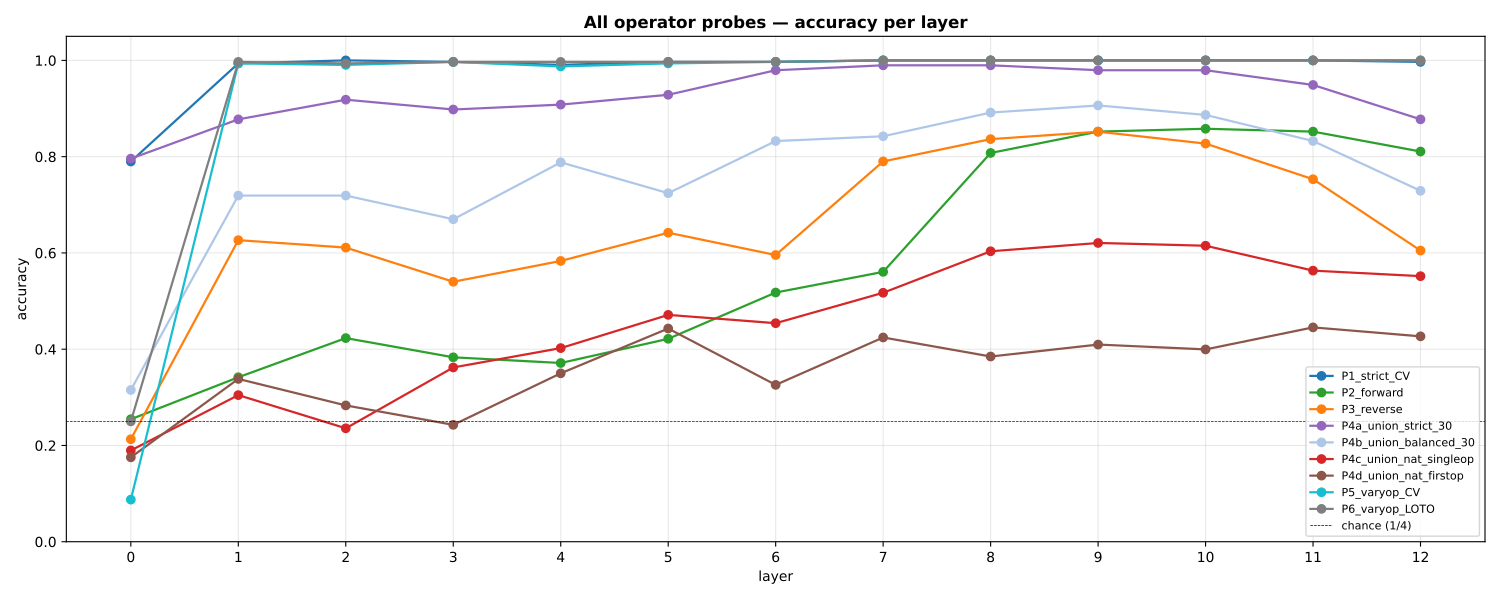

Recreate this plot in Python.
"""Comprehensive operator-probe slideshow.

Aggregates every operator-probe variant we've run on GSM8K and reports
per-layer accuracy, precision, recall, F1 (macro and per-class) and a
final comparison page across probes.

Probes covered:
  P1. Strict CF 4-class within-CV
  P2. Forward transfer: train strict → test cf_balanced
  P3. Reverse transfer: train cf_balanced → test strict
  P4. Union: train 70% strict ∪ 70% cf_balanced; test on:
        a) held-out strict 30%
        b) held-out cf_balanced 30%
        c) natural GSM8K single-op (N=174)
        d) natural GSM8K first-op (N=1289)
  P5. vary_operator within-CV
  P6. vary_operator LOTO
"""
from __future__ import annotations

import json
from pathlib import Path

import matplotlib.pyplot as plt
import numpy as np
import torch
from matplotlib.backends.backend_pdf import PdfPages
from sklearn.linear_model import RidgeClassifier
from sklearn.metrics import (accuracy_score, confusion_matrix, f1_score,
                              precision_score, recall_score)
from sklearn.model_selection import (LeaveOneGroupOut, StratifiedKFold,
                                      train_test_split)
from sklearn.preprocessing import StandardScaler

REPO = Path(__file__).resolve().parents[3]
PD = Path(__file__).resolve().parent
STRICT_COL = REPO / "visualizations-all" / "gpt2-gsm8k" / "counterfactuals" / "gsm8k_cf_op_strict_colon_acts.pt"
STRICT_CF = REPO.parent / "cf-datasets" / "gsm8k_cf_op_strict.json"
SVAMP_COL = REPO / "visualizations-all" / "gpt2" / "counterfactuals" / "cf_balanced_colon_acts.pt"
SVAMP_META = REPO / "visualizations-all" / "gpt2" / "counterfactuals" / "cf_balanced_colon_acts_meta.json"
VARY_OP_COL = REPO / "visualizations-all" / "gpt2-gsm8k" / "counterfactuals" / "gsm8k_vary_operator_colon_acts.pt"
VARY_OP_CF = REPO.parent / "cf-datasets" / "gsm8k_vary_operator.json"
NAT_COL = REPO / "experiments" / "computation_probes" / "gsm8k_colon_acts.pt"
NAT_META = REPO / "experiments" / "computation_probes" / "gsm8k_colon_acts_meta.json"
OUT_PDF = PD / "operator_probe_full_slideshow.pdf"
OUT_JSON = PD / "operator_probe_full_slideshow.json"

OP_NAMES = ["Addition", "Subtraction", "Multiplication", "Common-Division"]
op_to_int = {n: i for i, n in enumerate(OP_NAMES)}
SEED = 0


def metrics(y_true, y_pred):
    """Return dict with acc, macro-precision/recall/F1, per-class precision/recall/F1."""
    return {
        "acc": float(accuracy_score(y_true, y_pred)),
        "precision_macro": float(precision_score(y_true, y_pred, average="macro", zero_division=0)),
        "recall_macro":    float(recall_score(y_true, y_pred, average="macro", zero_division=0)),
        "f1_macro":        float(f1_score(y_true, y_pred, average="macro", zero_division=0)),
        "precision_per_class": precision_score(y_true, y_pred, average=None,
                                                labels=list(range(4)), zero_division=0).tolist(),
        "recall_per_class":    recall_score(y_true, y_pred, average=None,
                                             labels=list(range(4)), zero_division=0).tolist(),
        "f1_per_class":        f1_score(y_true, y_pred, average=None,
                                         labels=list(range(4)), zero_division=0).tolist(),
    }


def fit_predict_per_layer(X_tr, y_tr, X_te, y_te):
    """For each layer, fit a probe on train, predict test. Return list of
    metric dicts."""
    L = X_tr.shape[1]
    out = []
    for l in range(L):
        sc = StandardScaler().fit(X_tr[:, l, :])
        clf = RidgeClassifier(alpha=1.0, class_weight="balanced").fit(
            sc.transform(X_tr[:, l, :]), y_tr)
        ypred = clf.predict(sc.transform(X_te[:, l, :]))
        out.append(metrics(y_te, ypred))
    return out


def cv_metrics_per_layer(X, y, n_folds=5):
    """5-fold CV metrics per layer."""
    L = X.shape[1]
    out_layers = []
    skf = StratifiedKFold(n_splits=n_folds, shuffle=True, random_state=SEED)
    for l in range(L):
        accs, p_macros, r_macros, f1_macros = [], [], [], []
        p_per, r_per, f_per = [], [], []
        for tr, te in skf.split(X[:, l, :], y):
            sc = StandardScaler().fit(X[tr, l, :])
            clf = RidgeClassifier(alpha=1.0, class_weight="balanced").fit(
                sc.transform(X[tr, l, :]), y[tr])
            ypred = clf.predict(sc.transform(X[te, l, :]))
            m = metrics(y[te], ypred)
            accs.append(m["acc"])
            p_macros.append(m["precision_macro"])
            r_macros.append(m["recall_macro"])
            f1_macros.append(m["f1_macro"])
            p_per.append(m["precision_per_class"])
            r_per.append(m["recall_per_class"])
            f_per.append(m["f1_per_class"])
        out_layers.append({
            "acc": float(np.mean(accs)),
            "precision_macro": float(np.mean(p_macros)),
            "recall_macro":    float(np.mean(r_macros)),
            "f1_macro":        float(np.mean(f1_macros)),
            "precision_per_class": np.mean(p_per, axis=0).tolist(),
            "recall_per_class":    np.mean(r_per, axis=0).tolist(),
            "f1_per_class":        np.mean(f_per, axis=0).tolist(),
        })
    return out_layers


def loto_metrics_per_layer(X, y, groups):
    """LeaveOneGroupOut metrics per layer."""
    L = X.shape[1]
    out = []
    logo = LeaveOneGroupOut()
    for l in range(L):
        ytrue_all = []; ypred_all = []
        for tr, te in logo.split(X[:, l, :], y, groups):
            if len(np.unique(y[tr])) < 4: continue
            sc = StandardScaler().fit(X[tr, l, :])
            clf = RidgeClassifier(alpha=1.0, class_weight="balanced").fit(
                sc.transform(X[tr, l, :]), y[tr])
            ypred_all.append(clf.predict(sc.transform(X[te, l, :])))
            ytrue_all.append(y[te])
        if not ytrue_all:
            out.append(None); continue
        out.append(metrics(np.concatenate(ytrue_all), np.concatenate(ypred_all)))
    return out


def load_strict():
    X = torch.load(STRICT_COL, map_location="cpu", weights_only=True).float().numpy()
    rows = json.load(open(STRICT_CF))
    return X, np.array([op_to_int[r["type"]] for r in rows])


def load_svamp():
    X = torch.load(SVAMP_COL, map_location="cpu", weights_only=True).float().numpy()
    meta = json.load(open(SVAMP_META))
    types = ["Common-Division" if t == "Common-Divison" else t for t in meta["types"]]
    types = types[:X.shape[0]]
    keep = [i for i, t in enumerate(types) if t in op_to_int]
    return X[keep], np.array([op_to_int[types[i]] for i in keep])


def load_vary_op():
    X = torch.load(VARY_OP_COL, map_location="cpu", weights_only=True).float().numpy()
    rows = json.load(open(VARY_OP_CF))
    y = np.array([op_to_int[r["type"]] for r in rows])
    groups = np.array([r["template_id"] for r in rows])
    return X, y, groups


def load_natural():
    X = torch.load(NAT_COL, map_location="cpu", weights_only=True).float().numpy()
    meta = json.load(open(NAT_META))
    ops_used = meta.get("operators_used", [])[:X.shape[0]]
    keep_single = [i for i, ou in enumerate(ops_used) if isinstance(ou, list) and len(ou) == 1]
    keep_first = [i for i, ou in enumerate(ops_used)
                  if isinstance(ou, list) and len(ou) >= 1 and ou[0] in op_to_int]
    return (X[keep_single], np.array([op_to_int[ops_used[i][0]] for i in keep_single]),
            X[keep_first], np.array([op_to_int[ops_used[i][0]] for i in keep_first]))


def main():
    print("Loading...")
    Xs, ys = load_strict()
    Xb, yb = load_svamp()
    Xv, yv, gv = load_vary_op()
    Xn_single, yn_single, Xn_first, yn_first = load_natural()
    Lc = Xs.shape[1]

    print(f"strict: N={len(ys)}, balanced: N={len(yb)}, vary_op: N={len(yv)}")
    print(f"natural single-op: N={len(yn_single)}, first-op: N={len(yn_first)}")

    print("\nP1. Strict CF 5-fold CV per layer")
    P1 = cv_metrics_per_layer(Xs, ys)
    print("P2. Forward transfer (train strict full → test cf_balanced)")
    P2 = fit_predict_per_layer(Xs, ys, Xb, yb)
    print("P3. Reverse transfer (train cf_balanced full → test strict)")
    P3 = fit_predict_per_layer(Xb, yb, Xs, ys)
    print("P4. Union training (70% strict + 70% cf_balanced)")
    idx_s_tr, idx_s_te = train_test_split(np.arange(len(ys)), test_size=0.30,
                                            random_state=SEED, stratify=ys)
    idx_b_tr, idx_b_te = train_test_split(np.arange(len(yb)), test_size=0.30,
                                            random_state=SEED, stratify=yb)
    Xu_tr = np.concatenate([Xs[idx_s_tr], Xb[idx_b_tr]], axis=0)
    yu_tr = np.concatenate([ys[idx_s_tr], yb[idx_b_tr]])
    P4a = fit_predict_per_layer(Xu_tr, yu_tr, Xs[idx_s_te], ys[idx_s_te])
    P4b = fit_predict_per_layer(Xu_tr, yu_tr, Xb[idx_b_te], yb[idx_b_te])
    P4c = fit_predict_per_layer(Xu_tr, yu_tr, Xn_single, yn_single)
    P4d = fit_predict_per_layer(Xu_tr, yu_tr, Xn_first, yn_first)
    print("P5. vary_operator 5-fold CV")
    P5 = cv_metrics_per_layer(Xv, yv)
    print("P6. vary_operator LOTO")
    P6 = loto_metrics_per_layer(Xv, yv, gv)

    probes = {
        "P1_strict_CV":   P1,
        "P2_forward":     P2,
        "P3_reverse":     P3,
        "P4a_union_strict_30":    P4a,
        "P4b_union_balanced_30":  P4b,
        "P4c_union_nat_singleop": P4c,
        "P4d_union_nat_firstop":  P4d,
        "P5_varyop_CV":   P5,
        "P6_varyop_LOTO": P6,
    }

    OUT_JSON.write_text(json.dumps(probes, indent=2))
    print(f"saved {OUT_JSON}")

    # SLIDESHOW
    xs_layer = np.arange(Lc)
    COLORS = {
        "P1_strict_CV":   "#1f77b4",
        "P2_forward":     "#2ca02c",
        "P3_reverse":     "#ff7f0e",
        "P4a_union_strict_30":    "#9467bd",
        "P4b_union_balanced_30":  "#aec7e8",
        "P4c_union_nat_singleop": "#d62728",
        "P4d_union_nat_firstop":  "#8c564b",
        "P5_varyop_CV":   "#17becf",
        "P6_varyop_LOTO": "#7f7f7f",
    }

    def per_layer(probe, key):
        return [(m[key] if m is not None else 0.0) for m in probes[probe]]

    with PdfPages(OUT_PDF) as pdf:
        # ============================================================
        # Page 1: All probes — accuracy per layer
        # ============================================================
        fig, ax = plt.subplots(figsize=(15, 6))
        for name in probes:
            ax.plot(xs_layer, per_layer(name, "acc"), "o-", lw=1.6,
                    color=COLORS[name], label=name)
        ax.axhline(0.25, color="black", ls="--", lw=0.5, label="chance (1/4)")
        ax.set_xlabel("layer"); ax.set_ylabel("accuracy")
        ax.set_xticks(xs_layer); ax.set_ylim(0, 1.05)
        ax.set_title("All operator probes — accuracy per layer",
                     fontsize=12, fontweight="bold")
        ax.legend(fontsize=8, loc="lower right"); ax.grid(alpha=0.3)
        fig.tight_layout(); pdf.savefig(fig, dpi=140); plt.close(fig)

        # ============================================================
        # Page 2: Macro precision / recall / F1
        # ============================================================
        fig, axes = plt.subplots(1, 3, figsize=(18, 5))
        for ax, key, title in [
            (axes[0], "precision_macro", "Macro precision"),
            (axes[1], "recall_macro",    "Macro recall"),
            (axes[2], "f1_macro",        "Macro F1"),
        ]:
            for name in probes:
                ax.plot(xs_layer, per_layer(name, key), "o-", lw=1.5,
                        color=COLORS[name], label=name)
            ax.axhline(0.25, color="black", ls="--", lw=0.5)
            ax.set_xlabel("layer"); ax.set_ylabel(key); ax.set_xticks(xs_layer)
            ax.set_ylim(0, 1.05)
            ax.set_title(title, fontsize=11, fontweight="bold")
            ax.grid(alpha=0.3)
            if ax is axes[0]: ax.legend(fontsize=7, loc="lower right")
        fig.suptitle("Macro precision / recall / F1 per layer, all probes",
                     fontsize=12, fontweight="bold")
        fig.tight_layout(rect=(0, 0, 1, 0.94))
        pdf.savefig(fig, dpi=140); plt.close(fig)

        # ============================================================
        # Page 3: Per-class precision/recall/F1 — at the best layer for each probe
        # ============================================================
        # 9 probes × 4 ops × {precision, recall, F1} ≈ a lot.
        # Plot the BEST layer per probe with class-wise bars.
        fig, axes = plt.subplots(3, 3, figsize=(18, 12))
        names = list(probes.keys())
        for ax, name in zip(axes.flat, names):
            accs = per_layer(name, "acc")
            l_best = int(np.argmax(accs))
            m = probes[name][l_best]
            if m is None:
                ax.axis("off"); continue
            xs = np.arange(4); w = 0.27
            ax.bar(xs - w, m["precision_per_class"], w, color="#1f77b4", label="precision")
            ax.bar(xs,     m["recall_per_class"],    w, color="#2ca02c", label="recall")
            ax.bar(xs + w, m["f1_per_class"],        w, color="#d62728", label="F1")
            ax.set_xticks(xs); ax.set_xticklabels(["Add","Sub","Mul","Div"], fontsize=8)
            ax.set_ylim(0, 1.05); ax.grid(axis="y", alpha=0.3)
            ax.set_title(f"{name} (best L{l_best}, acc={m['acc']:.2f})",
                         fontsize=9, fontweight="bold")
            if ax is axes[0, 0]:
                ax.legend(fontsize=8)
            for xi, v in zip(xs - w, m["precision_per_class"]):
                ax.text(xi, v + 0.01, f"{v:.2f}", ha="center", fontsize=6)
            for xi, v in zip(xs, m["recall_per_class"]):
                ax.text(xi, v + 0.01, f"{v:.2f}", ha="center", fontsize=6)
            for xi, v in zip(xs + w, m["f1_per_class"]):
                ax.text(xi, v + 0.01, f"{v:.2f}", ha="center", fontsize=6)
        fig.suptitle("Per-class precision / recall / F1 at each probe's BEST layer",
                     fontsize=13, fontweight="bold")
        fig.tight_layout(rect=(0, 0, 1, 0.95))
        pdf.savefig(fig, dpi=140); plt.close(fig)

        # ============================================================
        # Page 4: Mixed-probe panels — union variants vs single-source
        # ============================================================
        fig, axes = plt.subplots(1, 2, figsize=(15, 5))
        ax = axes[0]
        for name in ["P1_strict_CV", "P2_forward", "P3_reverse",
                     "P4a_union_strict_30", "P4b_union_balanced_30"]:
            ax.plot(xs_layer, per_layer(name, "acc"), "o-", lw=1.6,
                    color=COLORS[name], label=name)
        ax.axhline(0.25, color="black", ls="--", lw=0.5, label="chance")
        ax.set_xlabel("layer"); ax.set_ylabel("accuracy")
        ax.set_xticks(xs_layer); ax.set_ylim(0, 1.05)
        ax.set_title("In-domain: union vs single-source probes",
                     fontsize=10, fontweight="bold")
        ax.legend(fontsize=8); ax.grid(alpha=0.3)

        ax = axes[1]
        for name in ["P2_forward", "P3_reverse",
                     "P4c_union_nat_singleop", "P4d_union_nat_firstop"]:
            ax.plot(xs_layer, per_layer(name, "acc"), "o-", lw=1.6,
                    color=COLORS[name], label=name)
        ax.axhline(0.25, color="black", ls="--", lw=0.5, label="chance")
        ax.set_xlabel("layer"); ax.set_ylabel("accuracy")
        ax.set_xticks(xs_layer); ax.set_ylim(0, 1.05)
        ax.set_title("Out-of-domain: did mixed training help?",
                     fontsize=10, fontweight="bold")
        ax.legend(fontsize=8); ax.grid(alpha=0.3)
        fig.suptitle("Mixed (union) probe vs single-source: in-domain & out-of-domain",
                     fontsize=12, fontweight="bold")
        fig.tight_layout(rect=(0, 0, 1, 0.94))
        pdf.savefig(fig, dpi=140); plt.close(fig)

        # ============================================================
        # Page 5: Summary table — original 9 probes
        # ============================================================
        fig, ax = plt.subplots(figsize=(13, 6))
        ax.axis("off")
        rows = [["probe", "best L", "best acc", "macro F1", "macro prec.", "macro recall"]]
        for name in probes:
            accs = per_layer(name, "acc")
            l_best = int(np.argmax(accs))
            m = probes[name][l_best]
            rows.append([name, str(l_best), f"{m['acc']:.3f}",
                         f"{m['f1_macro']:.3f}",
                         f"{m['precision_macro']:.3f}",
                         f"{m['recall_macro']:.3f}"])
        tbl = ax.table(cellText=rows, loc="center", cellLoc="center")
        tbl.auto_set_font_size(False); tbl.set_fontsize(9)
        tbl.scale(1, 1.4)
        for j in range(len(rows[0])):
            tbl[0, j].set_facecolor("#dddddd")
        ax.set_title("Summary across all operator probes (best layer per probe)",
                     fontsize=12, fontweight="bold")
        fig.tight_layout(); pdf.savefig(fig, dpi=140); plt.close(fig)

        # ============================================================
        # Page 6-8: 7-combo training sweep → natural GSM8K
        # ============================================================
        natural_path = PD / "operator_probe_to_natural.json"
        if natural_path.exists():
            nat_results = json.load(open(natural_path))
            T_COLORS = {
                "T1_strict": "#1f77b4", "T2_balanced": "#aec7e8",
                "T3_vary_op": "#17becf", "T4_strict+balanced": "#2ca02c",
                "T5_strict+vary_op": "#9467bd", "T6_balanced+vary_op": "#ff7f0e",
                "T7_all_three": "#d62728",
            }
            xs_l = np.arange(Lc)

            # Page 6: F1-macro per layer on natural single-op + first-op
            fig, axes = plt.subplots(1, 2, figsize=(15, 5))
            for ax, target, title in [
                (axes[0], "per_layer_single", "Natural GSM8K single-op (N=174)"),
                (axes[1], "per_layer_first",  "Natural GSM8K first-op (N=1289)"),
            ]:
                for name in nat_results:
                    vals = [m["f1_macro"] for m in nat_results[name][target]]
                    ax.plot(xs_l, vals, "o-", lw=1.6, color=T_COLORS[name], label=name)
                ax.axhline(0.25, color="black", ls="--", lw=0.5, label="chance F1")
                ax.set_xlabel("colon layer"); ax.set_ylabel("macro F1")
                ax.set_xticks(xs_l); ax.set_ylim(0, 1.05)
                ax.set_title(title, fontsize=10, fontweight="bold")
                ax.legend(fontsize=7, loc="upper left"); ax.grid(alpha=0.3)
            fig.suptitle("7-combo training sweep → natural GSM8K transfer (F1 macro per layer)",
                         fontsize=12, fontweight="bold")
            fig.tight_layout(rect=(0, 0, 1, 0.94))
            pdf.savefig(fig, dpi=140); plt.close(fig)

            # Page 7: per-class P/R/F1 at the WINNER (highest F1 on natural single-op)
            winner_name = max(nat_results, key=lambda n:
                              max(m["f1_macro"] for m in nat_results[n]["per_layer_single"]))
            per_s = nat_results[winner_name]["per_layer_single"]
            f1s_s = [m["f1_macro"] for m in per_s]
            lb_s = int(np.argmax(f1s_s)); m_s = per_s[lb_s]
            # Also winner on first-op
            winner_name_f = max(nat_results, key=lambda n:
                                max(m["f1_macro"] for m in nat_results[n]["per_layer_first"]))
            per_f = nat_results[winner_name_f]["per_layer_first"]
            f1s_f = [m["f1_macro"] for m in per_f]
            lb_f = int(np.argmax(f1s_f)); m_f = per_f[lb_f]
            fig, axes = plt.subplots(1, 2, figsize=(15, 5))
            for ax, name, lb, m, target in [
                (axes[0], winner_name,   lb_s, m_s, "natural single-op"),
                (axes[1], winner_name_f, lb_f, m_f, "natural first-op"),
            ]:
                xs_op = np.arange(4); w = 0.27
                ax.bar(xs_op - w, m["precision_per_class"], w, color="#1f77b4", label="precision")
                ax.bar(xs_op,     m["recall_per_class"],    w, color="#2ca02c", label="recall")
                ax.bar(xs_op + w, m["f1_per_class"],        w, color="#d62728", label="F1")
                ax.set_xticks(xs_op); ax.set_xticklabels(["Add","Sub","Mul","Div"])
                ax.set_ylim(0, 1.05); ax.set_ylabel("score")
                ax.set_title(f"WINNER → {target}\n{name}, L{lb}  "
                             f"acc={m['acc']:.2f}  F1={m['f1_macro']:.2f}",
                             fontsize=10, fontweight="bold")
                ax.legend(fontsize=8); ax.grid(axis="y", alpha=0.3)
                for xi, v in zip(xs_op - w, m["precision_per_class"]):
                    ax.text(xi, v + 0.01, f"{v:.2f}", ha="center", fontsize=7)
                for xi, v in zip(xs_op, m["recall_per_class"]):
                    ax.text(xi, v + 0.01, f"{v:.2f}", ha="center", fontsize=7)
                for xi, v in zip(xs_op + w, m["f1_per_class"]):
                    ax.text(xi, v + 0.01, f"{v:.2f}", ha="center", fontsize=7)
            fig.suptitle("Best probe for natural GSM8K (without training on it) — "
                         "per-class precision/recall/F1",
                         fontsize=12, fontweight="bold")
            fig.tight_layout(rect=(0, 0, 1, 0.94))
            pdf.savefig(fig, dpi=140); plt.close(fig)

            # Page 8: Summary table of 7 training combos × 2 targets
            fig, ax = plt.subplots(figsize=(14, 7))
            ax.axis("off")
            rows = [["combo", "target", "N_train", "best L", "acc", "F1", "prec", "recall"]]
            n_train = {
                "T1_strict": 324, "T2_balanced": 676, "T3_vary_op": 320,
                "T4_strict+balanced": 1000, "T5_strict+vary_op": 644,
                "T6_balanced+vary_op": 996, "T7_all_three": 1320,
            }
            for target, lbl in [("per_layer_single", "natural single-op"),
                                 ("per_layer_first",  "natural first-op")]:
                for name in nat_results:
                    per = nat_results[name][target]
                    f1s = [mm["f1_macro"] for mm in per]
                    lb = int(np.argmax(f1s)); mm = per[lb]
                    rows.append([name, lbl, str(n_train[name]), str(lb),
                                 f"{mm['acc']:.3f}", f"{mm['f1_macro']:.3f}",
                                 f"{mm['precision_macro']:.3f}",
                                 f"{mm['recall_macro']:.3f}"])
            tbl = ax.table(cellText=rows, loc="center", cellLoc="center")
            tbl.auto_set_font_size(False); tbl.set_fontsize(8.5)
            tbl.scale(1, 1.25)
            for j in range(len(rows[0])):
                tbl[0, j].set_facecolor("#dddddd")
            # Highlight winner rows
            for i, row in enumerate(rows):
                if row[0] == winner_name and row[1] == "natural single-op":
                    for j in range(len(row)): tbl[i, j].set_facecolor("#d4edda")
                if row[0] == winner_name_f and row[1] == "natural first-op":
                    for j in range(len(row)): tbl[i, j].set_facecolor("#fff3cd")
            ax.set_title("7-combo training sweep × 2 natural GSM8K targets — "
                         f"winners: single-op={winner_name}, first-op={winner_name_f}",
                         fontsize=11, fontweight="bold")
            fig.tight_layout(); pdf.savefig(fig, dpi=140); plt.close(fig)

            # Page 9: TL;DR text — "best probe for natural GSM8K"
            fig, ax = plt.subplots(figsize=(13, 7))
            ax.axis("off")
            ax.set_title("Best probe for natural GSM8K — TL;DR",
                         fontsize=14, fontweight="bold", loc="left")
            txt = (
                f"WINNER on natural GSM8K (without training on it):\n"
                f"   {winner_name}  (N_train = {n_train[winner_name]})\n"
                f"   colon residual L{lb_s}\n"
                f"   accuracy        = {m_s['acc']:.3f}\n"
                f"   macro F1        = {m_s['f1_macro']:.3f}\n"
                f"   macro precision = {m_s['precision_macro']:.3f}\n"
                f"   macro recall    = {m_s['recall_macro']:.3f}\n"
                f"\n"
                f"Per-class breakdown:\n"
                f"   {'op':<20} {'precision':<10} {'recall':<10} {'F1':<10}\n"
                + "\n".join([
                    f"   {op:<20} {m_s['precision_per_class'][i]:<10.3f} "
                    f"{m_s['recall_per_class'][i]:<10.3f} "
                    f"{m_s['f1_per_class'][i]:<10.3f}"
                    for i, op in enumerate(OP_NAMES)
                ])
                + f"\n\nCounterintuitive: more training data HURT cross-distribution transfer.\n"
                f"Combos with ≥ 644 training examples (T4-T7) all underperformed the\n"
                f"smaller single-source {winner_name} (N={n_train[winner_name]}).\n"
                f"\n"
                f"Likely reason: vary_operator holds operands AND scenario CONSTANT\n"
                f"within each template — only the operator differs.  Training on it\n"
                f"forces the probe to use operator-specific features rather than\n"
                f"operand-magnitude or template-vocabulary shortcuts.  Mixing in\n"
                f"cf_balanced (which lacks this control) reintroduces vocabulary\n"
                f"shortcuts that don't generalize to natural GSM8K's wider narrative\n"
                f"distribution.\n"
            )
            ax.text(0.02, 0.95, txt, fontsize=9.5, va="top", family="monospace")
            fig.tight_layout(); pdf.savefig(fig, dpi=140); plt.close(fig)

    print(f"saved {OUT_PDF}")


if __name__ == "__main__":
    main()
